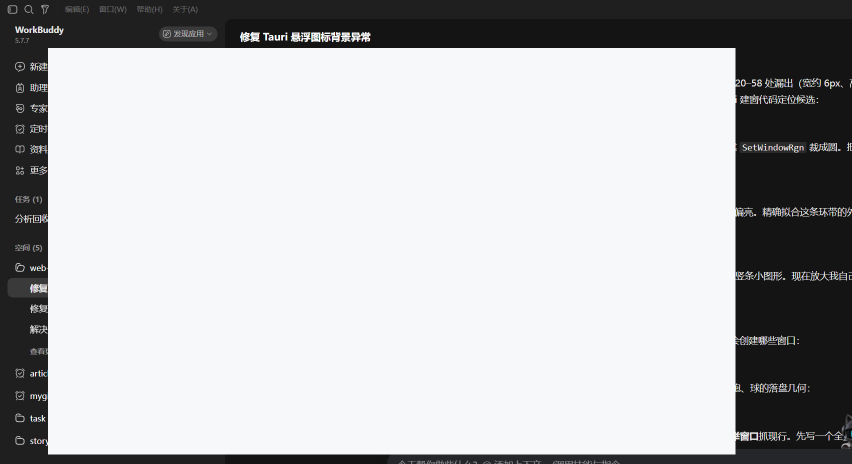
#> input picture tests/float-frag-rc/live-full.png, 1704 x 928 px, found by its file name (shown at 1/2 size)
$ python crop_live.py
#> lines starting #> are read from the running program, lines starting #| are printed output that depends on the picture
from PIL import Image
SRC = r'C:\dev\rust\web-app\tests\float-frag-rc\live-full.png'
im = Image.open(SRC).convert('RGB')
print('size', im.size)
#| size (1704, 928)
W, H = im.size
#> W = 1704; H = 928
box = (W - 200, H - 140, W, H)
#> box = (1504, 788, 1704, 928)
c = im.crop(box)
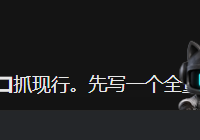
#> c: PIL image 200x140 RGB; mean R, G, B 31.3, 31.7, 32.6
c.resize((c.width * 6, c.height * 6), Image.NEAREST).save(
    r'C:\dev\rust\web-app\tests\float-frag-rc\live-ball.png')
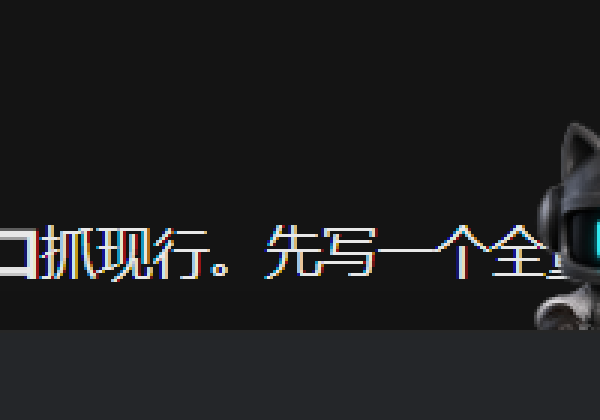
#> saved as live-ball.png: PIL image 1200x840 RGB (shown at 1/2 size); mean R, G, B 31.3, 31.7, 32.6
print('saved', box)
#| saved (1504, 788, 1704, 928)
